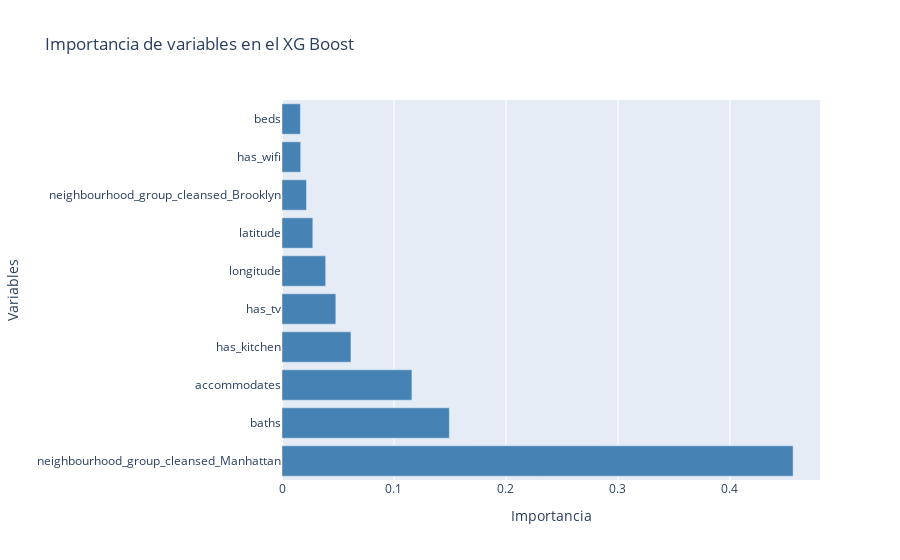

The cell this chart's notebook holds for it:
### Code cell
# visualizacion de la importancia mediante un grafico de barras
data = [
    go.Bar(
        y = importancia_predictores["predictor"],
        x = importancia_predictores["importancia"],
        marker_color = "steelblue",
        orientation='h',
        name = "Importancia de variables"
    )      
]

layout = go.Layout(title = "Importancia de variables en el XG Boost", xaxis_title = "Importancia", yaxis_title = "Variables")

fig = go.Figure(data = data, layout = layout)

fig.show()

### Figure 1 — Plotly figure (JSON) as saved in the notebook; plotly's stock layout.template omitted (floating-point values rounded to 4 significant figures)
{"data": [{"marker": {"color": "steelblue"}, "name": "Importancia de variables", "orientation": "h", "type": "bar", "x": [0.4564, 0.1495, 0.116, 0.06156, 0.04808, 0.03899, 0.02752, 0.02188, 0.0167, 0.01641], "y": ["neighbourhood_group_cleansed_Manhattan", "baths", "accommodates", "has_kitchen", "has_tv", "longitude", "latitude", "neighbourhood_group_cleansed_Brooklyn", "has_wifi", "beds"]}], "layout": {"title": {"text": "Importancia de variables en el XG Boost"}, "xaxis": {"title": {"text": "Importancia"}}, "yaxis": {"title": {"text": "Variables"}}}}
